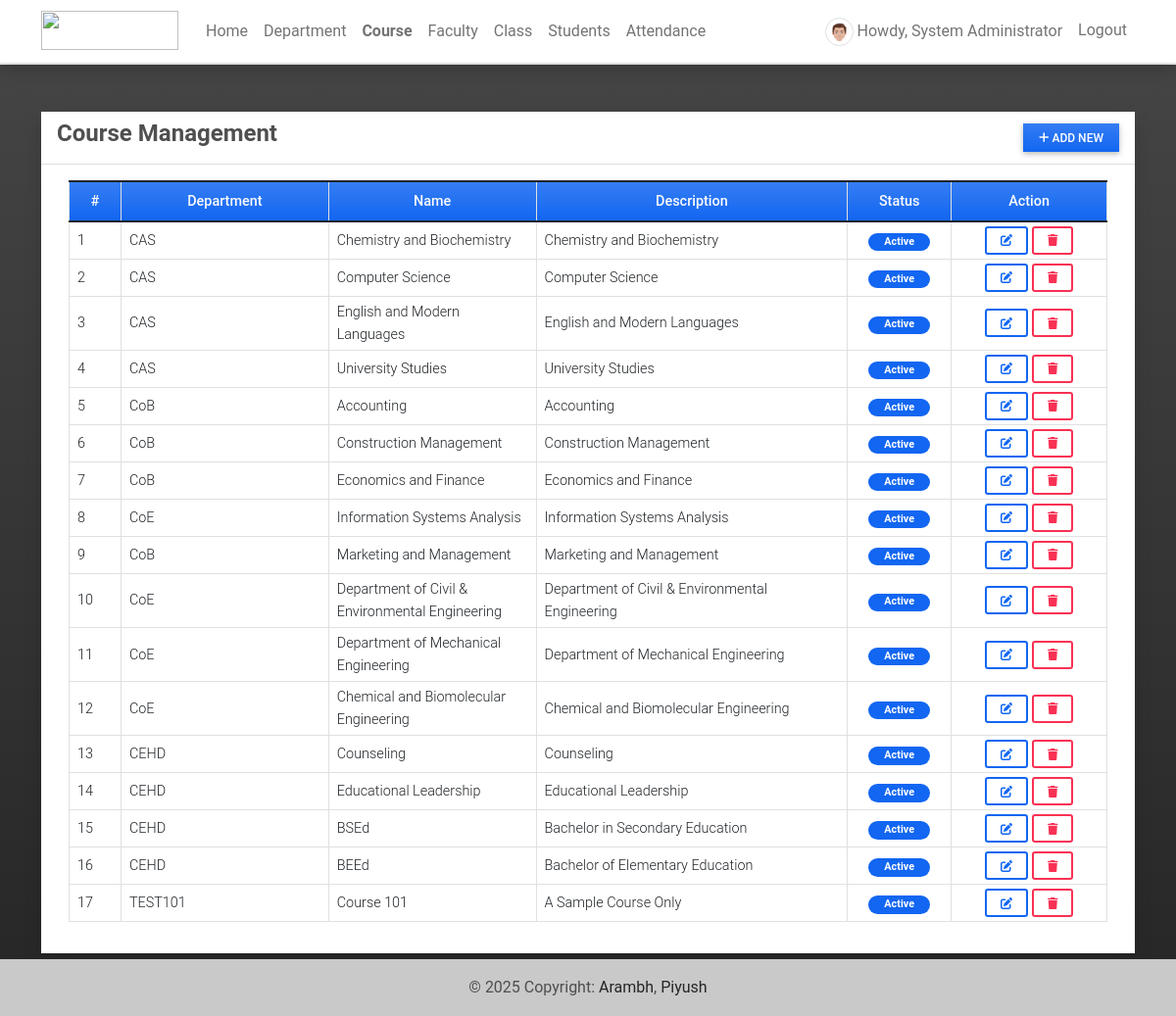
/course (signed in), run on the app's committed database.
### attendance/models.py (models this page shows, shortened)
class UserProfile(models.Model):
    user = models.OneToOneField(User, on_delete=models.CASCADE,related_name='profile')
    contact = models.CharField(max_length=250)
    dob = models.DateField(blank=True, null = True)
    address = models.TextField(blank=True, null = True)
    avatar = models.ImageField(blank=True, null = True, upload_to= 'images/')
    user_type = models.IntegerField(default = 2)
    gender = models.CharField(max_length=100, choices=[('Male','Male'),('Female','Female')], blank=True, null= True)
    department = models.ForeignKey(Department, on_delete=models.CASCADE, blank= True, null = True)

class Course(models.Model):
    department = models.ForeignKey(Department, on_delete=models.CASCADE)
    name = models.CharField(max_length=250)
    description = models.TextField(blank=True, null=True)
    status = models.IntegerField(default = 1)
    date_added = models.DateTimeField(default=timezone.now)
    date_updated = models.DateTimeField(auto_now=True)

class Department(models.Model):
    name = models.CharField(max_length=250)
    description = models.TextField(blank=True, null=True)
    status = models.IntegerField(default = 1)
    date_added = models.DateTimeField(default=timezone.now)
    date_updated = models.DateTimeField(auto_now=True)
    def __str__(self):
        return self.name

### attendance/views.py (the view)
# urls.py: path('course',views.course,name='course-page'),
@login_required
def course(request):
    courses = Course.objects.all()
    context['page_title'] = "Course Management"
    context['courses'] = courses
    return render(request, 'course_mgt.html',context)

### attendance/templates/course_mgt.html (shortened to what this page needs)
{% extends 'base.html' %} {% block pageContent %}
<div class="col-lg-12 col-md-12 col-sm-12 col-xs-12">
    <div class="card card-default rounded-0 shadow ">
        <div class="card-header">
            <div class="d-flex w-100 align-items-center justify-content-between">
                <h4 class="card-title fw-bold">Course Management</h4>
                <div class="tools">
                    <button type="button" class="btn btn-primary rounded-0 bg-gradient btn-sm" id='add_new'><i class="fa fa-plus"></i> Add New</button>
                </div>
            </div>
        </div>
        <div class="card-body">
            <div class="container-fluid">
                <table class="table table-bordered" id="course-list">
                    <colgroup>
                        <col width="5%">
                        <col width="20%">
                        <col width="20%">
                        <col width="30%">
                        <col width="10%">
                        <col width="15%">
                    </colgroup>
                    <thead>
                        <tr class="bg-gradient bg-primary bg-opacity-50 text-light">
                            <th class="px-2 py-2 text-center">#</th>
                            <th class="px-2 py-2 text-center">Department</th>
                            <th class="px-2 py-2 text-center">Name</th>
                            <th class="px-2 py-2 text-center">Description</th>
                            <th class="px-2 py-2 text-center">Status</th>
                            <th class="px-2 py-2 text-center">Action</th>
                        </tr>
                    </thead>
                    <tbody>
                        {% for course in courses %}
                        <tr>
                            <td class="px-2 py-1 align-middle">{{ course.id }}</td>
                            <td class="px-2 py-1 align-middle">{{ course.department }}</td>
                            <td class="px-2 py-1 align-middle">{{ course.name }}</td>
                            <td class="px-2 py-1 align-middle">{{ course.description }}</td>
                            <td class="px-2 py-1 align-middle text-center">
                                {% if course.status == 1 %}
                                <span class="badge bg-primary rounded-pill px-3">Active</span> {% else %}
                                <span class="badge bg-secondary rounded-pill px-3">Inactive</span> {% endif %}
                            </td>
                            <td class="px-2 py-1 align-middle text-center">
                                <a class="btn btn-outline-primary btn-sm edit-data" href="javascript:void(0)" data-id="{{ course.pk }}" title="Edit">
                                    <i class="fa fa-edit"></i>
                                </a>
                                <button class="btn btn-outline-danger btn-sm delete-data" type="button" data-id="{{ course.pk }}" title="Delete">
                                    <i class="fa fa-trash"></i>
                                </button>
                            </td>
                        </tr>
                        {% endfor %}
                    </tbody>
                </table>
            </div>
        </div>
    </div>
</div>
{% endblock pageContent %}

### attendance/templates/TopNavigation.html (shortened to what this page needs)
{% load static %}
<header>
    <nav class="navbar navbar-expand-lg navbar-light bg-white fixed-top shadow border-bottom">
        <div class="container">
            <a class="navbar-brand" target="_blank" href="{% url 'home-page' %}">
                <img src="{{ MEDIA_URL }}/default/ams-logo3.png" height="16" alt="" loading="lazy" style="margin-top: -3px;" />
            </a>
            <div class="collapse navbar-collapse" id="navbarExample01">
                {% if user.id %}
                <ul class="navbar-nav me-auto mb-2 mb-lg-0" id="topNav">
                    <li class="nav-item">
                        <a class="nav-link" aria-current="page" href="{% url 'home-page' %}">Home</a>
                    </li>
                    {% if user.profile.user_type == 1 %}
                    <li class="nav-item">
                        <a class="nav-link" aria-current="page" href="{% url 'department-page' %}">Department</a>
                    </li>
                    <li class="nav-item">
                        <a class="nav-link" aria-current="page" href="{% url 'course-page' %}">Course</a>
                    </li>
                    <li class="nav-item">
                        <a class="nav-link" aria-current="page" href="{% url 'faculty-page' %}">Faculty</a>
                    </li>
                    {% endif %}
                    <li class="nav-item">
                        <a class="nav-link" aria-current="page" href="{% url 'class-page' %}">Class</a>
                    </li>
                    <li class="nav-item">
                        <a class="nav-link" aria-current="page" href="{% url 'student-page' %}">Students</a>
                    </li>
                    <li class="nav-item">
                        <a class="nav-link" aria-current="page" href="{% url 'attendance-class' %}">Attendance</a>
                    </li>
                </ul>
                <ul class="navbar-nav d-flex flex-row">
                    {% if user.id %} {% if user.profile.user_type == 1 %} {% endif %}
                    <li class="nav-item me-3 me-lg-0">
                        <a class="nav-link" href="{% url 'profile' %}">
                            <span class="me-1"><img src="{% if user.profile.avatar %}{{ user.profile.avatar.url }}{% else %}{{ MEDIA_URL }}/default/default-avatar.png{% endif %}" alt="User Avatar" data-url="{% if user.profile.avatar %}{{ user.profile.avatar.url }}{% else %}{{ MEDIA_URL }}/default/default-avatar.png{% endif %}" id="user-avatar" class="img-thumbnail rounded-circle"></span>Howdy,
                            {{ user.first_name }} {{user.last_name}}
                        </a>
                    </li>
                    <li class="nav-item me-3 me-lg-0">
                        <a class="nav-link" href="{% url 'logout' %}">Logout</a>
                    </li>
                    {% else %}
                    <li class="nav-item me-3 me-lg-0">
                        <a class="nav-link" href="{% url 'login' %}">Login</a>
                    </li>
                    {% endif %}
                </ul>
                {% endif %}
            </div>
        </div>
    </nav>
</header>

### static/assets/default/css/style.css (style rules this page uses)
html, body { height: 100%; width: 100%; max-height: 100%; overflow: auto; display: flex; flex-direction: column; }
body>header { flex-shrink: auto; }
#user-avatar { width: 1.8rem; height: 1.8rem; object-fit: scale-down; object-position: center center; }
.navbar-brand>img { width: 7em; height: 2em; }
.nav-item.active a.nav-link { font-weight: bolder !important; }

### data on the page
Course: id "1", department "CAS", name "Chemistry and Biochemistry", description "Chemistry and Biochemistry", status "Active"
Course: id "2", department "CAS", name "Computer Science", description "Computer Science", status "Active"
Course: id "3", department "CAS", name "English and Modern Languages", description "English and Modern Languages", status "Active"
Course: id "4", department "CAS", name "University Studies", description "University Studies", status "Active"
Course: id "5", department "CoB", name "Accounting", description "Accounting", status "Active"
Course: id "6", department "CoB", name "Construction Management", description "Construction Management", status "Active"
Course: id "7", department "CoB", name "Economics and Finance", description "Economics and Finance", status "Active"
Course: id "8", department "CoE", name "Information Systems Analysis", description "Information Systems Analysis", status "Active"
Course: id "9", department "CoB", name "Marketing and Management", description "Marketing and Management", status "Active"
Course: id "10", department "CoE", name "Department of Civil & Environmental Engineering", description "Department of Civil & Environmental Engineering", status "Active"
Course: id "11", department "CoE", name "Department of Mechanical Engineering", description "Department of Mechanical Engineering", status "Active"
Course: id "12", department "CoE", name "Chemical and Biomolecular Engineering", description "Chemical and Biomolecular Engineering", status "Active"
Course: id "13", department "CEHD", name "Counseling", description "Counseling", status "Active"
Course: id "14", department "CEHD", name "Educational Leadership", description "Educational Leadership", status "Active"
Course: id "15", department "CEHD", name "BSEd", description "Bachelor in Secondary Education", status "Active"
Course: id "16", department "CEHD", name "BEEd", description "Bachelor of Elementary Education", status "Active"
Course: id "17", department "TEST101", name "Course 101", description "A Sample Course Only", status "Active"

### other printed values
{{ user.first_name }} "System"
{{ user.last_name }} "Administrator"
